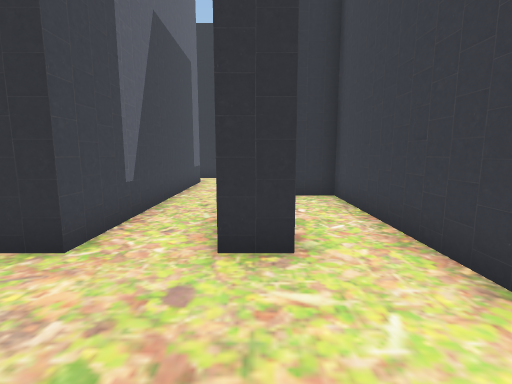
[1] (above)

21 first-person views from a walk through a 3-D level made in the Unity game engine. The camera is 1.3 m above the floor, tilts 8° down and sees 85° across. The floor is counted in squares, 1 m on a side. Each view is taken from the middle of a square. On the plan, view 1 faces up. The plan holds only what a view shows up to about 13 squares ahead; the rest is blank. The place goes on beyond the plan. The player character is not drawn. Door leaves are left out, so doorways stand open.

[2]
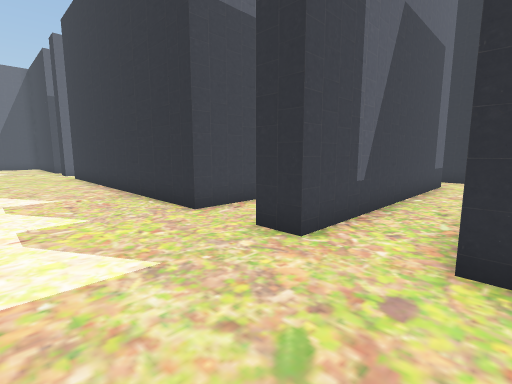

[3]
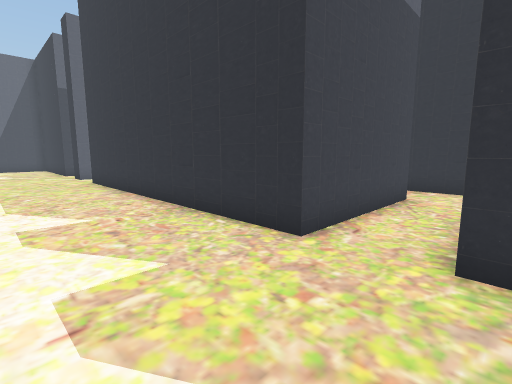

[4]
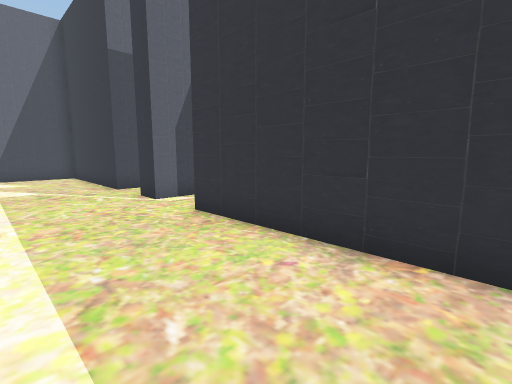

[5]
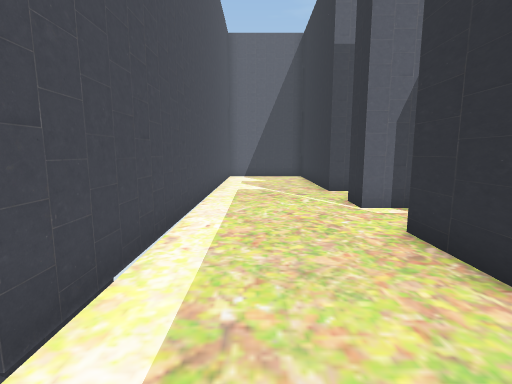

[6]
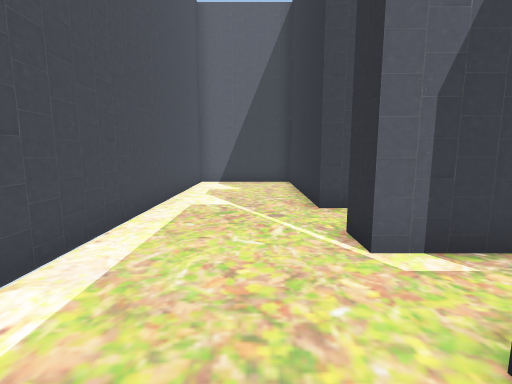

[7]
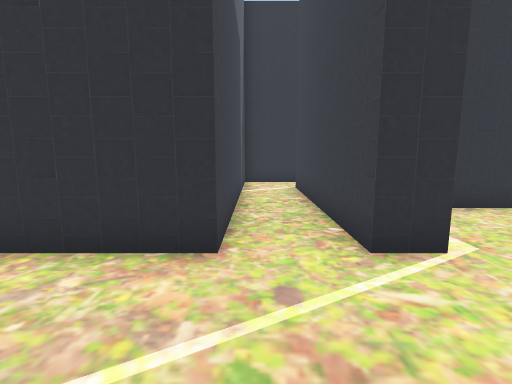

[8]
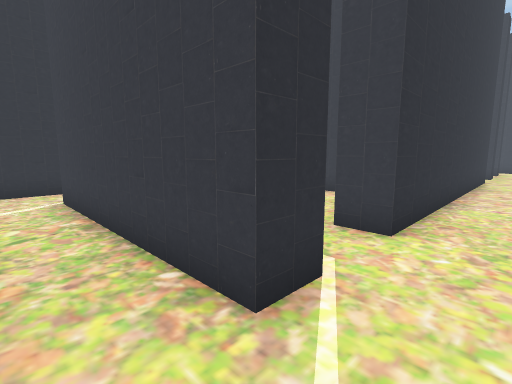

[9]
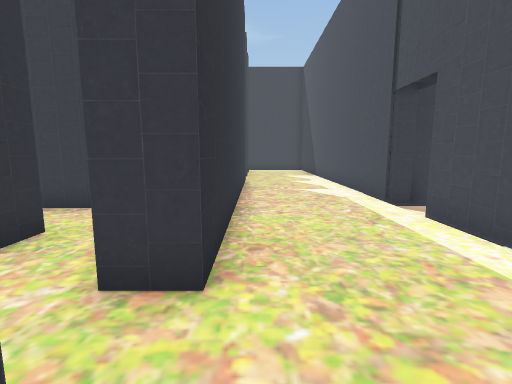

[10]
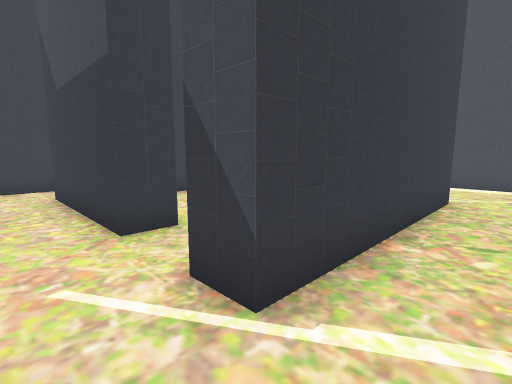

[11]
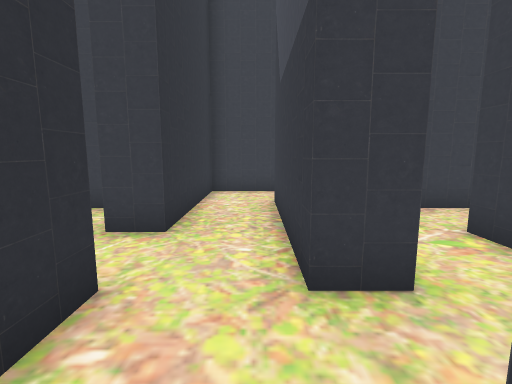

[12]
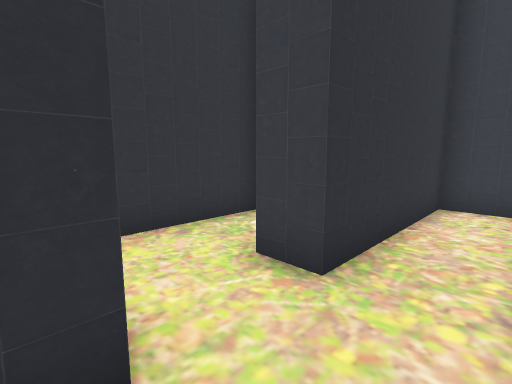

[13]
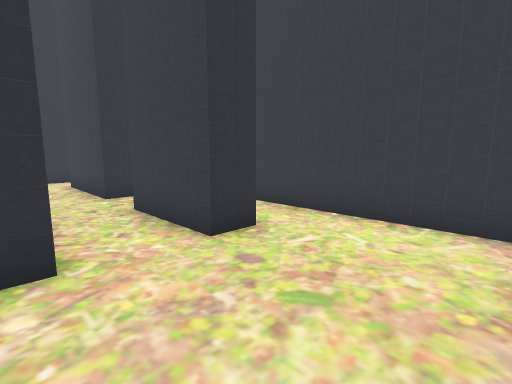

[14]
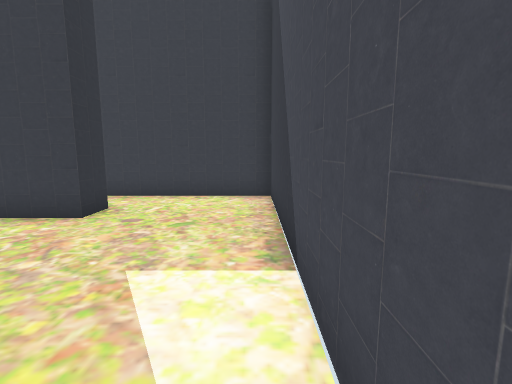

[15]
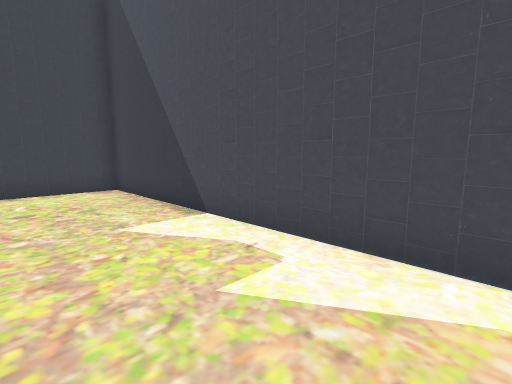

[16]
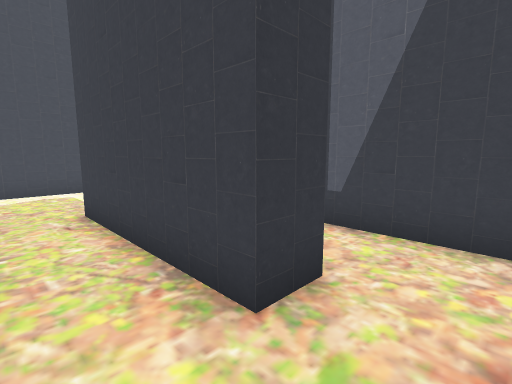

[17]
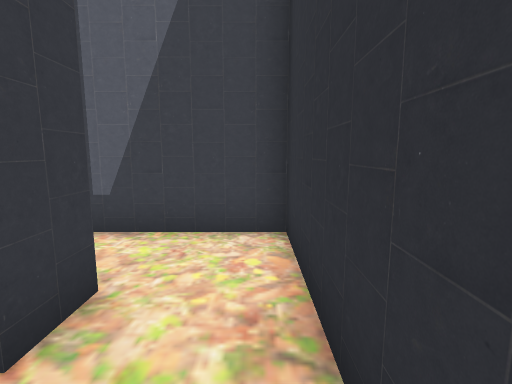

[18]
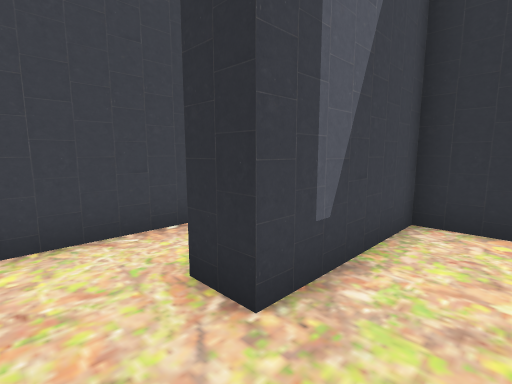

[19]
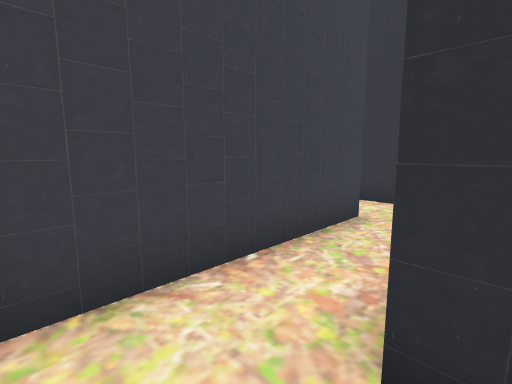

[20]
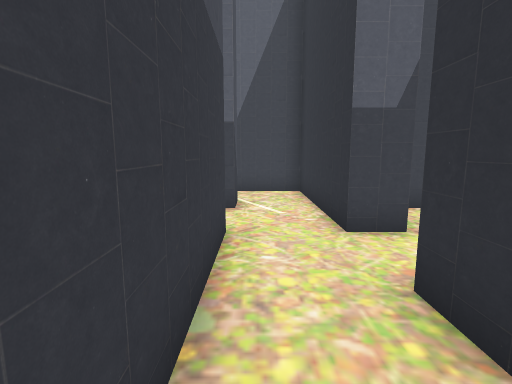

[21]
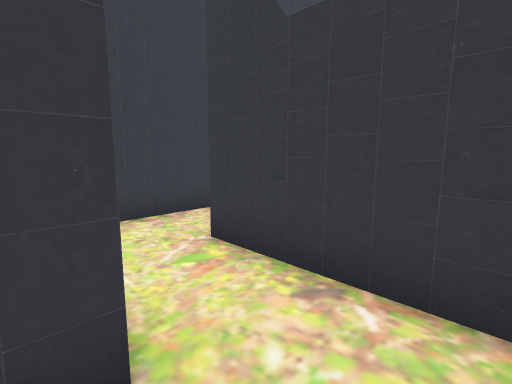

### Floor plan
Key: @ floor where view 1 was taken; # wall or solid block; . floor; = window, fence, low wall or low ledge.
Columns run from 28 left of view 1 to 3 right of it. Each row starts with its distance up from view 1.
 16              ####
 15          #. ....#        ####
 14          #......#        ....
 13       ######..######      ..
 12       #............#     #..#
 11       #............#######..#
 10       #..#..#####..#.....#..#
  9       #..#......#..#.....#..####
  8       #..#......#..#..#..#.....#
  7       #..#####..#..#..#..#.....#
  6       #..#......#.... #..#..#..#
  5       #..#....  #... .#..#..#..#
  4 #######..#..###########..#..#..#
  3 #..............................#
  2 #..............................#
  1 #..............................#
  0 #...........................@..#
 -1 ################################
 -2                 .=#

Where each view was taken, in squares from view 1:
view 1: 0 up, 0 right, facing up
view 2: 0 up, 0 right, facing up-left
view 3: 0 up, 3 left, facing up-left
view 4: 0 up, 11 left, facing up-left
view 5: 1 up, 12 left, facing left
view 6: 2 up, 15 left, facing left
view 7: 0 up, 21 left, facing up
view 8: 2 up, 21 left, facing up-right
view 9: 3 up, 19 left, facing right
view 10: 12 up, 21 left, facing down-right
view 11: 11 up, 19 left, facing right
view 12: 11 up, 17 left, facing up-right
view 13: 0 up, 3 left, facing up-right
view 14: 0 up, 6 left, facing right
view 15: 3 up, 8 left, facing down-right
view 16: 10 up, 4 left, facing down-left
view 17: 10 up, 4 left, facing left
view 18: 5 up, 7 left, facing up-left
view 19: 5 up, 9 left, facing up-left
view 20: 11 up, 12 left, facing left
view 21: 10 up, 18 left, facing down-right
